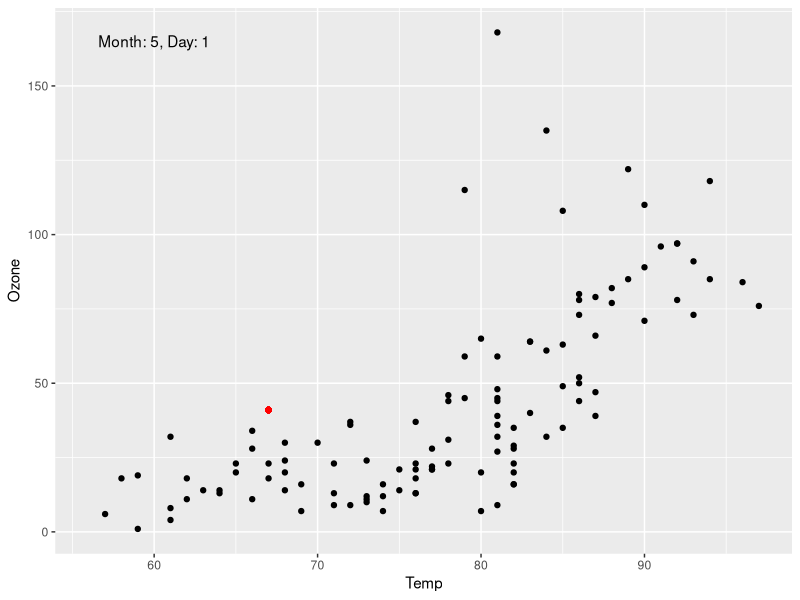
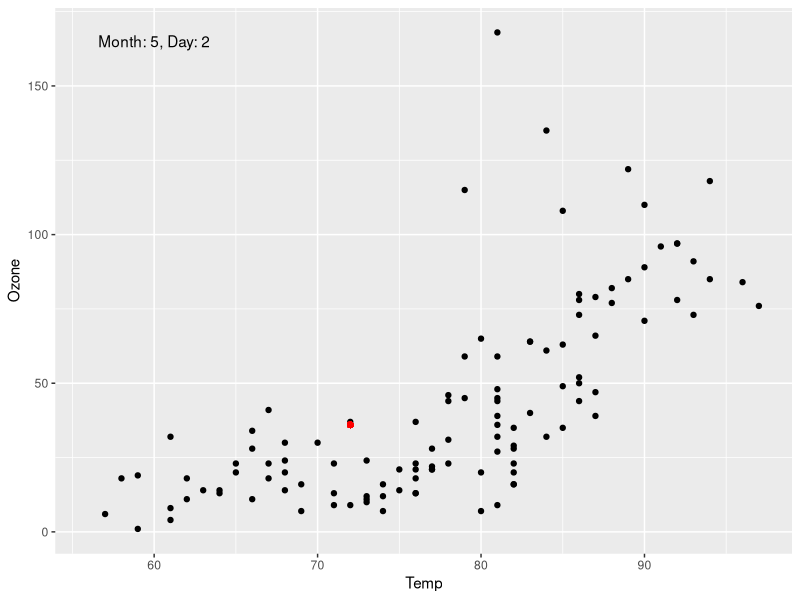
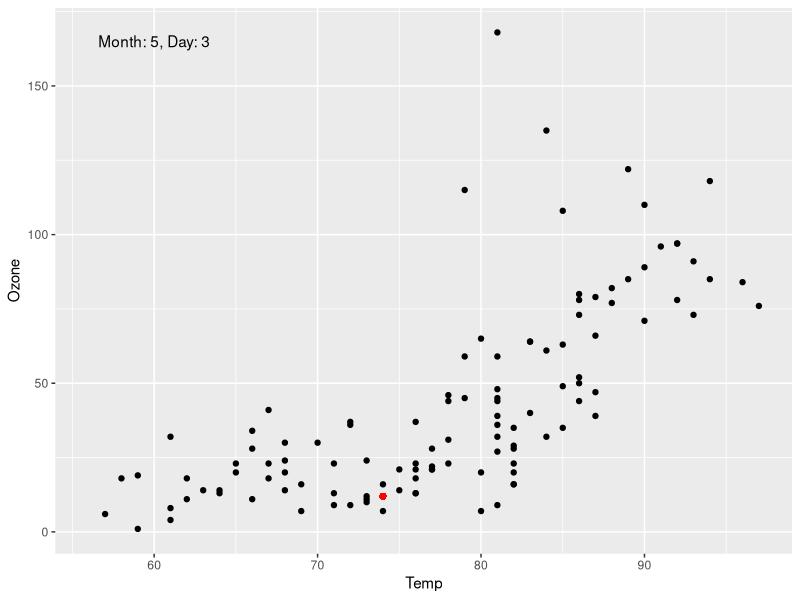
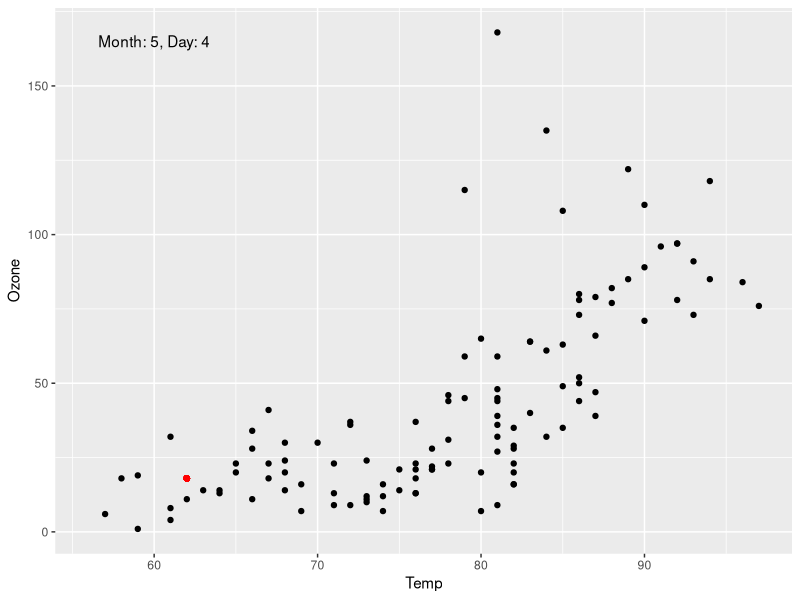
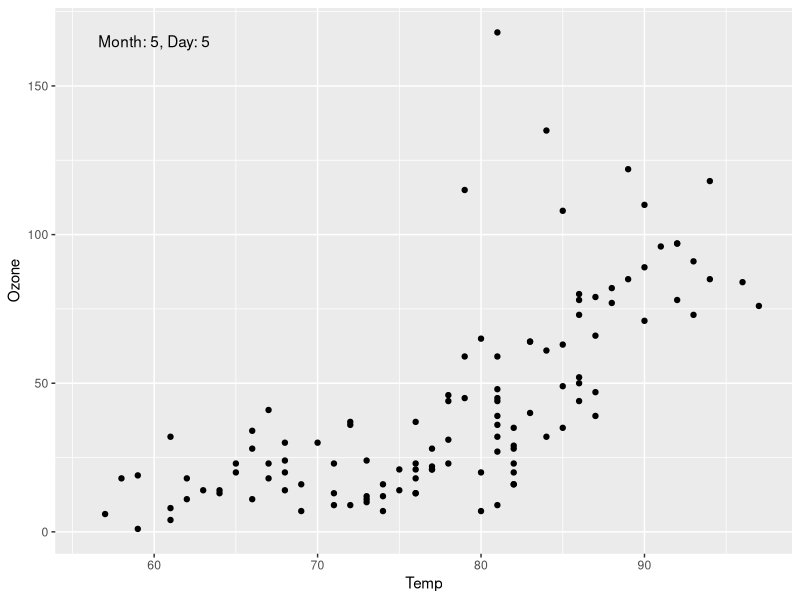
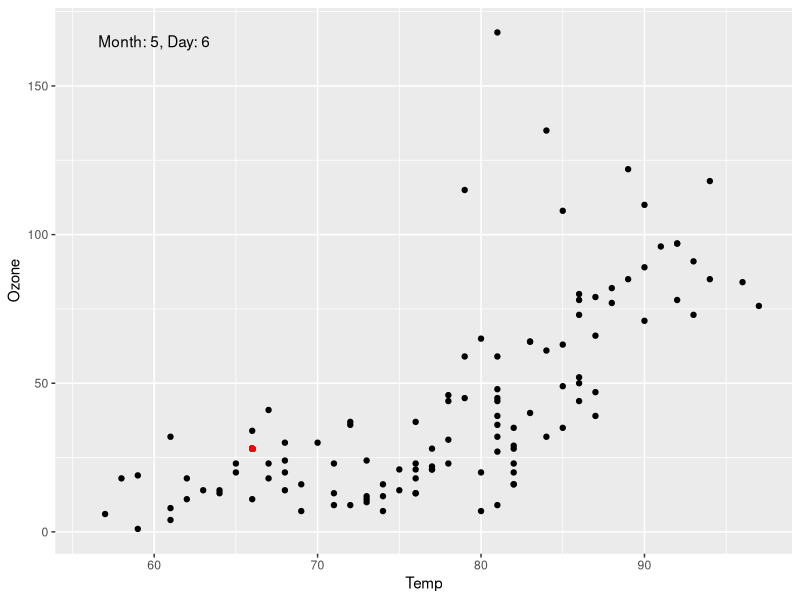
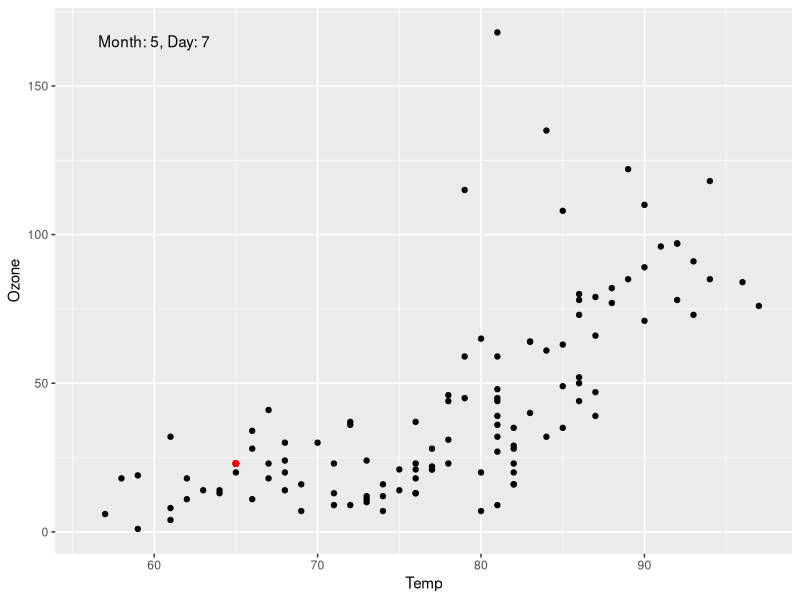
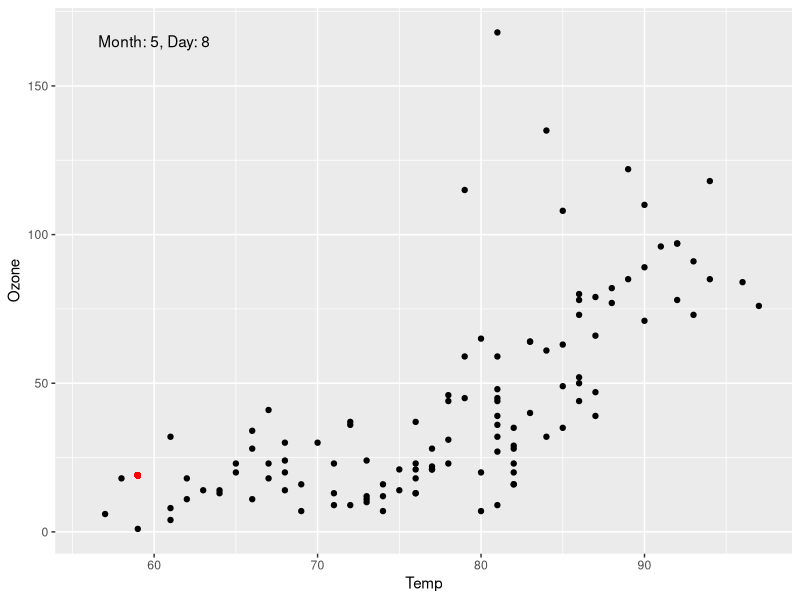

Here is the R script that generated these plots, in order: (Note: this script raises an error after producing the figures.)
## Plots challenge script
# Code to complete the plots challenge 10/15/19 - L. Waldrop

library(ggplot2)   # Loads ggplot2

data("airquality") # Loads airquality data set

p<-ggplot(airquality,aes(x=Temp,y=Ozone))+geom_point()  # Sets up base plot to which red points will be added.

for(i in seq(min(airquality$Month),max(airquality$Month))){  #For loop that cycles from 5 (min value of Month) through 9 (max value of Month)
  for(j in seq(min(airquality$Day),max(airquality$Day))){  #For loop that cycles from 1 (min value of Day) through 31 (max value of Day)
    # The next line is a control feature, it breaks the day loop if you are in a month with only 30 days (6 and 9), 
    # so it doesn't try to plot values it can't find.
    if(isTRUE(all.equal(airquality$Ozone[airquality$Month==i & airquality$Day==j],integer(0)))) break 
    message(paste("month:",i," day:",j))  # Displays the current month and day
    message(paste("Ozone: ",airquality$Ozone[airquality$Month==i & airquality$Day==j]))  # Displays the current Ozone
    tiff(file=paste("plot",i,"-",j,".tif",sep=""),width=500,height=450)   # Saves an individual file as a tiff image
      print(       # This is required for working inside loops, it will print to file.
        p+geom_point(aes(  # The following code calls the based plot p and then adds the red point and annotation text
            x=airquality$Temp[airquality$Month==i & airquality$Day==j],
            y=airquality$Ozone[airquality$Month==i & airquality$Day==j]),
            color="red") +
          annotate(geom="text",x=60,y=165,label=paste("Month: ",i,", Day: ",j,sep=""))
      )  # Closes print() command
    dev.off()    #shuts off plotting device
  }  # Ends days loop
}   # Ends months loop

# This is only ONE WAY of accomplishing this task. There are many other ways to do the same
# thing, so if your code is different, then that's fine! 

